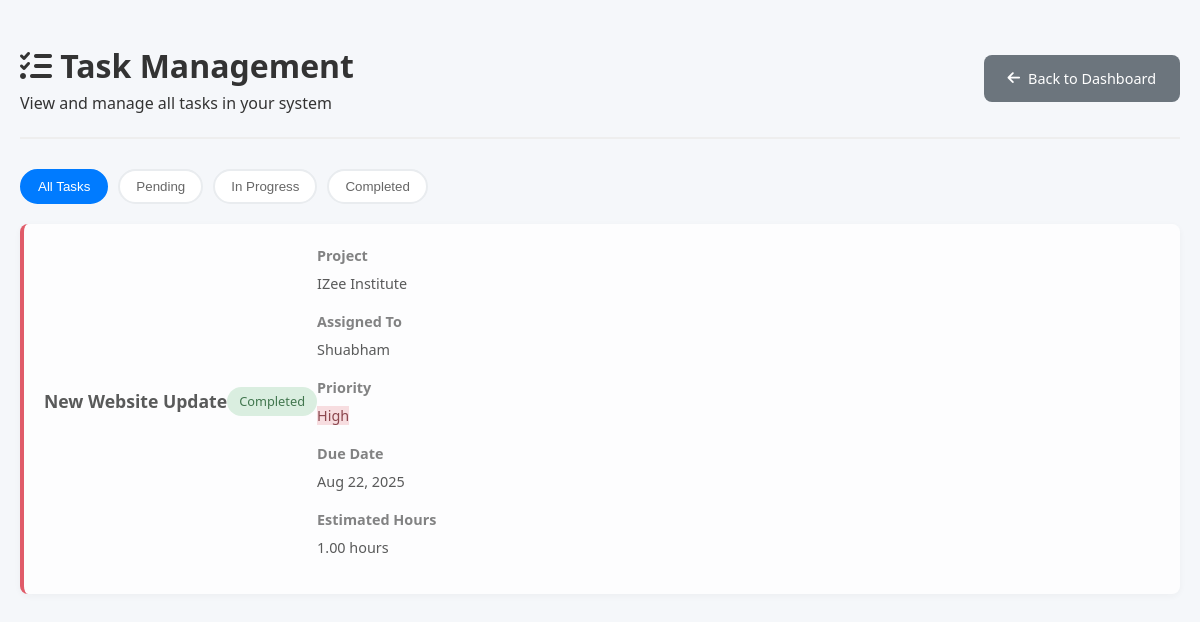
/tasks-list.php (signed in), run on the app's committed database.
### tables this page shows
CREATE TABLE `tasks` (
  `id` int(11) NOT NULL,
  `title` varchar(200) NOT NULL,
  `description` text DEFAULT NULL,
  `status` enum('pending','in_progress','completed','on_hold') DEFAULT 'pending',
  `priority` enum('low','medium','high') DEFAULT 'medium',
  `project_id` int(11) DEFAULT NULL,
  `assigned_to` int(11) DEFAULT NULL,
  `assigned_by` int(11) DEFAULT NULL,
  `due_date` date DEFAULT NULL,
  `estimated_hours` decimal(5,2) DEFAULT NULL,
  `actual_hours` decimal(5,2) DEFAULT NULL,
  `created_at` timestamp NOT NULL DEFAULT current_timestamp(),
  `updated_at` timestamp NOT NULL DEFAULT current_timestamp() ON UPDATE current_timestamp(),
  `completed_at` timestamp NULL DEFAULT NULL,
  `completed_by` int(11) DEFAULT NULL
);

CREATE TABLE `projects` (
  `id` int(11) NOT NULL,
  `name` varchar(200) NOT NULL,
  `description` text DEFAULT NULL,
  `status` enum('pending','active','completed','on_hold') DEFAULT 'pending',
  `priority` enum('low','medium','high') DEFAULT 'medium',
  `start_date` date DEFAULT NULL,
  `end_date` date DEFAULT NULL,
  `progress` int(11) DEFAULT 0,
  `manager_id` int(11) DEFAULT NULL,
  `created_at` timestamp NOT NULL DEFAULT current_timestamp(),
  `updated_at` timestamp NOT NULL DEFAULT current_timestamp() ON UPDATE current_timestamp()
);

CREATE TABLE `users` (
  `id` int(11) NOT NULL,
  `username` varchar(50) NOT NULL,
  `email` varchar(100) NOT NULL,
  `password` varchar(255) NOT NULL,
  `full_name` varchar(100) NOT NULL,
  `role` enum('admin','manager','member') DEFAULT 'member',
  `avatar` varchar(255) DEFAULT NULL,
  `created_at` timestamp NOT NULL DEFAULT current_timestamp(),
  `updated_at` timestamp NOT NULL DEFAULT current_timestamp() ON UPDATE current_timestamp(),
  `job_title` varchar(100) DEFAULT NULL
);

### tasks-list.php (the view, shortened to what this page needs)
<?php
require_once 'includes/functions.php';
$current_user = [
    'id' => $_SESSION['user_id'],
    'role' => $_SESSION['role']
];
try {
    $pdo = getDBConnection();
    if ($current_user['role'] === 'admin' || $current_user['role'] === 'manager') {
        $stmt = $pdo->query("
            SELECT t.*, p.name as project_name, u.full_name as assignee_name
            FROM tasks t
            LEFT JOIN projects p ON t.project_id = p.id
            LEFT JOIN users u ON t.assigned_to = u.id
            ORDER BY t.created_at DESC
        ");
    } else {
        $stmt = $pdo->prepare("
            SELECT t.*, p.name as project_name, u.full_name as assignee_name
            FROM tasks t
            LEFT JOIN projects p ON t.project_id = p.id
            LEFT JOIN users u ON t.assigned_to = u.id
            WHERE t.assigned_to = ?
            ORDER BY t.created_at DESC
        ");
        $stmt->execute([$current_user['id']]);
    }
    $tasks = $stmt->fetchAll();
} catch (Exception $e) {
    $error_message = 'Error loading tasks: ' . $e->getMessage();
    $tasks = [];
}
?>
<!DOCTYPE html>
<html lang="en">
<head>
    <link rel="stylesheet" href="assets/css/style.css">
    <link rel="stylesheet" href="https://cdnjs.cloudflare.com/ajax/libs/font-awesome/6.0.0/css/all.min.css">
</head>
<body>
    <div class="tasks-list-container">
        <div class="page-header">
            <div class="page-title">
                <h1><i class="fas fa-list-check"></i> Task Management</h1>
                <p>View and manage all tasks in your system</p>
            </div>
            <div class="page-actions">
                <a href="index.php" class="btn btn-secondary">
                    <i class="fas fa-arrow-left"></i> Back to Dashboard
                </a>
            </div>
        </div>
        <div class="task-filters">
            <button class="filter-btn active" onclick="filterTasks('all')">All Tasks</button>
            <button class="filter-btn" onclick="filterTasks('pending')">Pending</button>
            <button class="filter-btn" onclick="filterTasks('in_progress')">In Progress</button>
            <button class="filter-btn" onclick="filterTasks('completed')">Completed</button>
        </div>
        <?php if (empty($tasks)): ?>
            <div class="no-tasks">
                <i class="fas fa-clipboard-list"></i>
                <h3>No tasks found</h3>
                <p>There are currently no tasks in the system.</p>
                <?php if (in_array($current_user['role'], ['admin', 'manager'])): ?>
                    <a href="create-task.php" class="btn btn-primary">
                        <i class="fas fa-plus"></i> Create Your First Task
                    </a>
                <?php endif; ?>
            </div>
        <?php else: ?>
            <?php foreach ($tasks as $task): ?>
                <div class="task-item <?php echo $task['status'] === 'completed' ? 'completed' : ''; ?> <?php echo $task['priority'] === 'high' ? 'high-priority' : ''; ?>" data-status="<?php echo $task['status']; ?>">
                    <div class="task-header">
                        <h3 class="task-title"><?php echo htmlspecialchars($task['title']); ?></h3>
                        <span class="task-status status-<?php echo $task['status']; ?>">
                            <?php echo ucfirst(str_replace('_', ' ', $task['status'])); ?>
                        </span>
                    </div>
                    <div class="task-meta">
                        <div class="meta-item">
                            <div class="meta-label">Project</div>
                            <div class="meta-value"><?php echo $task['project_name'] ? htmlspecialchars($task['project_name']) : 'No Project'; ?></div>
                        </div>
                        <div class="meta-item">
                            <div class="meta-label">Assigned To</div>
                            <div class="meta-value"><?php echo $task['assignee_name'] ? htmlspecialchars($task['assignee_name']) : 'Unassigned'; ?></div>
                        </div>
                        <div class="meta-item">
                            <div class="meta-label">Priority</div>
                            <div class="meta-value">
                                <span class="priority-<?php echo $task['priority']; ?>">
                                    <?php echo ucfirst($task['priority']); ?>
                                </span>
                            </div>
                        </div>
                        <div class="meta-item">
                            <div class="meta-label">Due Date</div>
                            <div class="meta-value"><?php echo $task['due_date'] ? date('M j, Y', strtotime($task['due_date'])) : 'No Deadline'; ?></div>
                        </div>
                        <?php if ($task['estimated_hours']): ?>
                            <div class="meta-item">
                                <div class="meta-label">Estimated Hours</div>
                                <div class="meta-value"><?php echo $task['estimated_hours']; ?> hours</div>
                            </div>
                        <?php endif; ?>
                    </div>
                </div>
            <?php endforeach; ?>
        <?php endif; ?>
    </div>
</body>
</html>

### assets/css/style.css (style rules this page uses)
* { margin: 0; padding: 0; box-sizing: border-box; }
body { font-family: 'Segoe UI', Tahoma, Geneva, Verdana, sans-serif; background: #f5f7fa; color: #333; line-height: 1.6; }
.task-filters { display: flex; gap: 8px; }
.btn { padding: 12px 24px; border: none; border-radius: 8px; font-size: 0.9rem; font-weight: 500; cursor: pointer; transition: all 0.3s ease; display: inline-flex; align-items: center; gap: 8px; text-decoration: none; }
.btn-secondary { background: #6c757d; color: white; }
.status-completed { background: #cce5ff; color: #004085; }
.task-item { display: flex; align-items: center; padding: 15px; border-bottom: 1px solid #eee; transition: background 0.3s ease; }
.task-item:last-child { border-bottom: none; }
.task-title { font-weight: 500; color: #333; margin-bottom: 5px; }
.priority-high { background: #f8d7da; color: #721c24; }

### tasks-list.php (style rules this page uses)
.tasks-list-container { max-width: 1200px; margin: 20px auto; padding: 20px; }
.page-header { display: flex; justify-content: space-between; align-items: center; margin-bottom: 30px; padding-bottom: 20px; border-bottom: 2px solid #eee; }
.page-title h1 { color: #333; margin: 0; }
.page-actions { display: flex; gap: 15px; }
.task-filters { display: flex; gap: 10px; margin-bottom: 20px; }
.filter-btn { padding: 8px 16px; border: 2px solid #e9ecef; background: white; color: #666; border-radius: 20px; cursor: pointer; transition: all 0.3s ease; }
.filter-btn.active { background: #007bff; color: white; border-color: #007bff; }
.task-item { background: white; border-radius: 8px; padding: 20px; margin-bottom: 15px; box-shadow: 0 2px 10px rgba(0,0,0,0.05); border-left: 4px solid #007bff; }
.task-item.completed { border-left-color: #28a745; opacity: 0.8; }
.task-item.high-priority { border-left-color: #dc3545; }
.task-header { display: flex; justify-content: space-between; align-items: flex-start; margin-bottom: 15px; }
.task-title { font-size: 1.1rem; font-weight: 600; color: #333; margin: 0; }
.task-status { padding: 4px 12px; border-radius: 20px; font-size: 0.8rem; font-weight: 500; }
.status-completed { background: #d4edda; color: #155724; }
.task-meta { display: grid; grid-template-columns: repeat(auto-fit, minmax(200px, 1fr)); gap: 15px; margin-bottom: 15px; }
.meta-item { font-size: 0.9rem; }
.meta-label { font-weight: 600; color: #666; margin-bottom: 5px; }
.meta-value { color: #333; }

### data on the page
tasks: title "New Website Update", status "Completed", project.name "IZee Institute", assigned_to.full_name "Shuabham", priority "High", due_date "Aug 22, 2025", estimated_hours "1.00"
